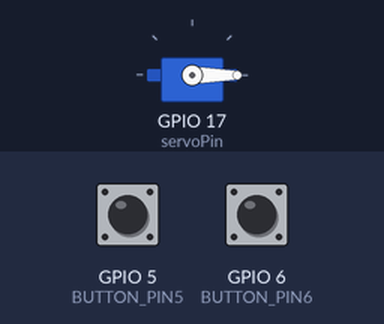
The program below on a simulated Raspberry Pi (BCM pin numbers). Shown: servo. The inputs (shaded band) are chosen by the test bench; at power-on: GPIO 5 (BUTTON_PIN5) LOW, GPIO 6 (BUTTON_PIN6) LOW. Servo angles are drawn from the pulse width (0.5 ms = 0°, 2.5 ms = 180°).

Above: at 1.2 s.
1.3 s: GPIO 5 (BUTTON_PIN5) pulled HIGH for 0.15 s
At 2.3 s:
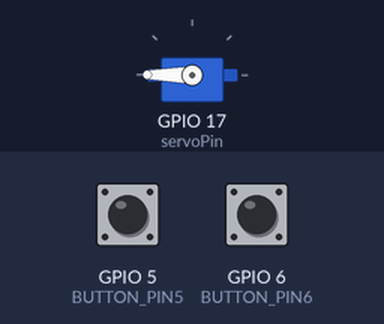
4.3 s: GPIO 6 (BUTTON_PIN6) pulled HIGH for 3.2 s
At 5.2 s:
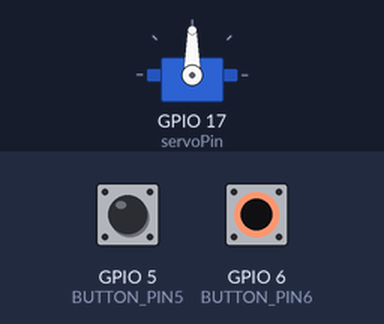
9.0 s: GPIO 5 (BUTTON_PIN5) pulled HIGH for 1 s
12.0 s: GPIO 5 (BUTTON_PIN5) pulled HIGH for 3.2 s
At 16.6 s:
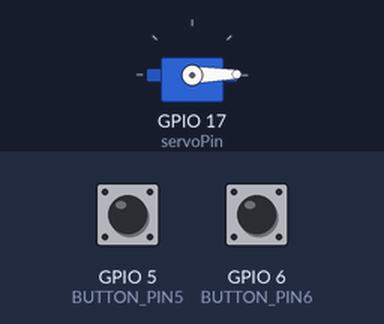
Timing chart, 0 to 17.7 s (numbered marks = the images above; inputs shaded):
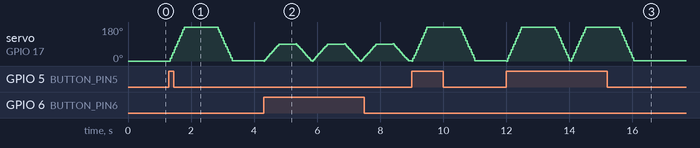

The program:

main.py
```python
import RPi.GPIO as GPIO
import time

servoPin = 17
BUTTON_PIN5 = 5
BUTTON_PIN6 = 6

# initialize GPIO Pin
GPIO.setmode(GPIO.BCM)
GPIO.setup(servoPin, GPIO.OUT)
GPIO.output(servoPin, GPIO.LOW)
GPIO.setup(BUTTON_PIN5, GPIO.IN, GPIO.PUD_DOWN)
GPIO.setup(BUTTON_PIN6, GPIO.IN, GPIO.PUD_DOWN)

# initialize PWM in defined GPIO Pin
global p
p = GPIO.PWM(servoPin, 50)
p.start(2.5)


# rotate the servo to a specific angle
def servoWrite(angle, stop):
    #dutycycle = ((angle / 180.0) + 1.0) * 5.0

    for i in range(0, angle+1, 10):
        p.ChangeDutyCycle(2.5 + stop * i / angle)
        time.sleep(0.02)
        p.ChangeDutyCycle(0)
        time.sleep(0.02)

    time.sleep(stop/10)

    for i in range(angle+1, 0, -10):
        p.ChangeDutyCycle(2.5 + stop * i / angle)
        time.sleep(0.02)
        p.ChangeDutyCycle(0)
        time.sleep(0.02)


try:
    while True:
        buttonState5 = GPIO.input(BUTTON_PIN5)
        buttonState6 = GPIO.input(BUTTON_PIN6)

        if buttonState5 == GPIO.HIGH:
            servoWrite(120, 10)

        if buttonState6 == GPIO.HIGH:
            servoWrite(120, 5)

except KeyboardInterrupt:
  p.stop()
  GPIO.cleanup()
```

Measured:
- after the input at 1.3 s, servo on GPIO 17 (servoPin): rises from 0° to 180° in 0.44 s, then falls to 1° in 1.5 s
